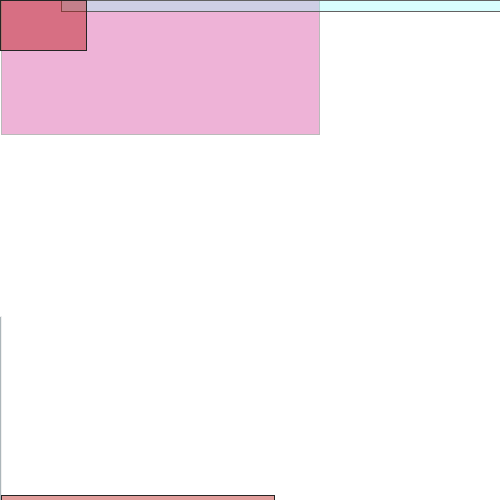
Frame 1 (no input)
Frame 60 (the mouse pressed at the canvas centre just before this capture): identical to frame 1, image omitted
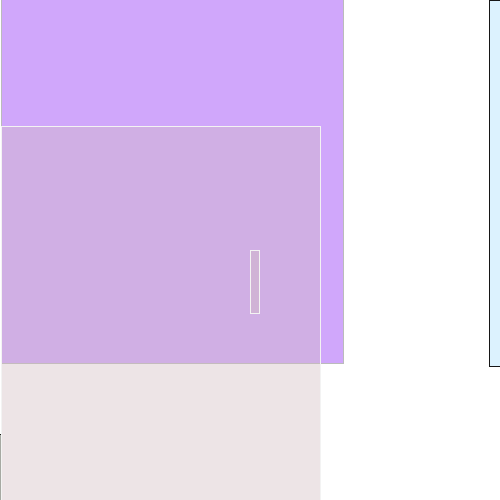
Frame 120 (the mouse held since frame 60 and released just before this capture)

The Processing sketch that drew these frames (run headless with seeded random() and noise(); from frame 60 on, the mouse is pressed at the canvas centre):

// Processing sketch: processing_28273
// ── processing_28273.pde

void setup () {
  size (500, 500);

  smooth();
}


float x = 1;
void draw() {
  background (255);
  randomSeed (mouseX);
  float y = 0;

  // randomSeed(0); bedeutet der zufällige random wert ist immer der selbe

  //die schleifen wie folgt: (i ist bloß eine beliebige variable) for heißt "so lange"
  //heißt variable i ist 0 und soll solange sie kleienr ist als 100 zeichnet sie sich immer wieder

  // NUMMER 1   int count = 100;

  //NUMMER 1   for(int i = 0; i < count; i++ ) {

  // man könnte auch statt i++ schreiben: i=i+1
  // oder: int count = 30;
  //for(int i = 0; i < count; i++) {
  //ellipse(200,height/count*i,10,10); hierbei ist count "das ganze" an das es angepasst wird



  //ellipse (200+random(-100,100),i*20,50,50); //ein beispiel mit random wäre das sie sich pro auftauchen zufällig verschieben

  // NUMMER 1 ellipse (200,height/count*i,height/count,height/count); } }
  x = x  ;


  stroke (random (255));
  fill (random (255),random (255),random (255), 100);
  rect (x,y-20,random (500),random (500));


  stroke (random (255));
  fill (random (255),random (255),random (255), 100);
  rect (x-10,y-20,random (500),random (-500));

  stroke (random (255));
  fill (random (255),random (255),random (255), 100);
  rect (x+500,y,random (-500),random (500));
  // rect (mouseX, mouseY, mouseX, random (90));

      stroke (random (255));
  fill (random (255),random (255),random (255), 100);
   rect (x,y+500,random (-500),random (-500));
  // rect (mouseX, mouseY, mouseX, random (90));
  
        stroke (random (255));
  fill (random (255),random (255),random (255), 100);
   rect (x,y+500,random (500),random (-500));
 
  rect (mouseX, mouseY, random (90), random (90));

  if(x>500) {
    x = 0;
  }
}
